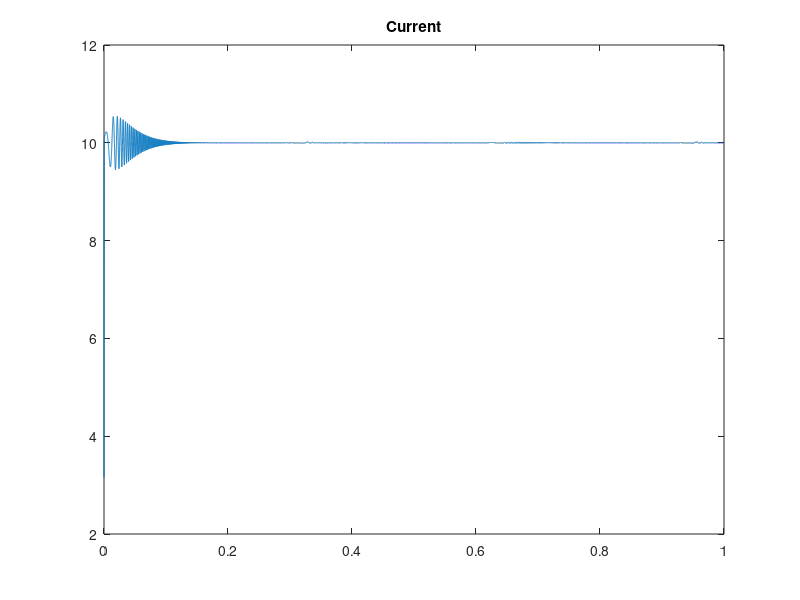
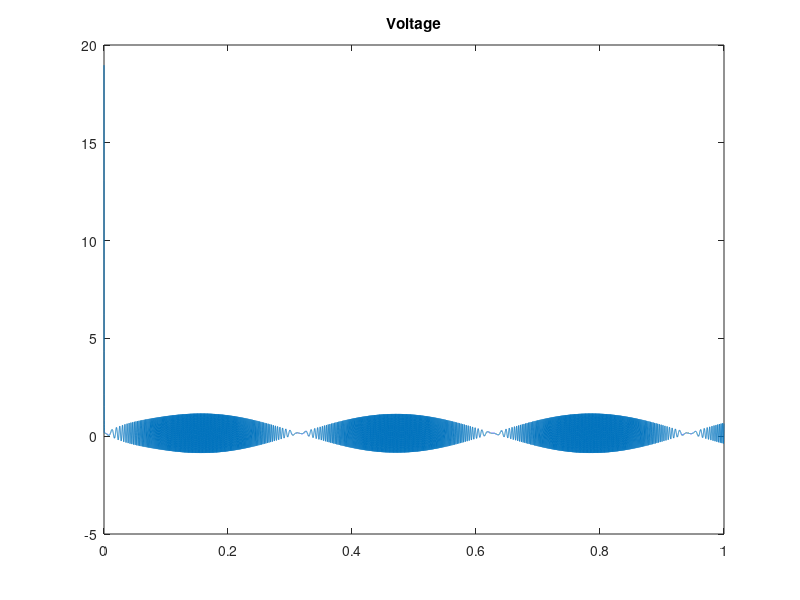
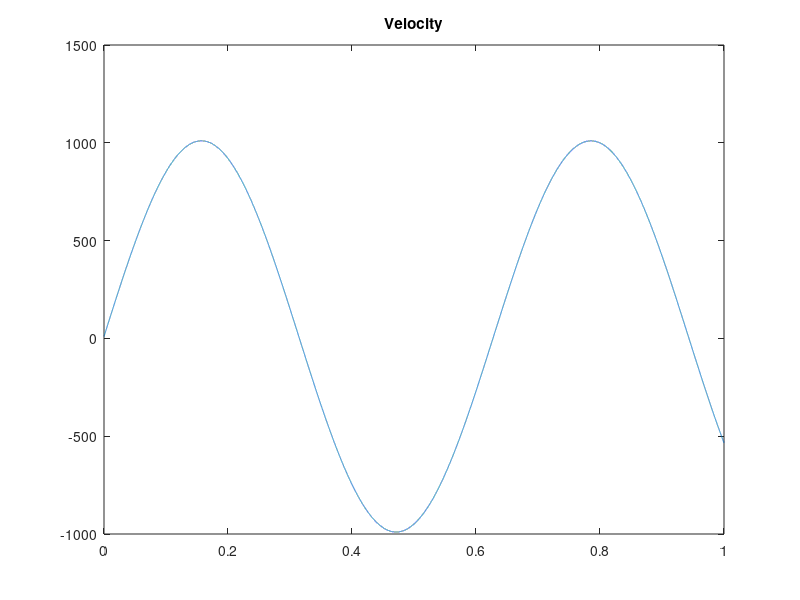
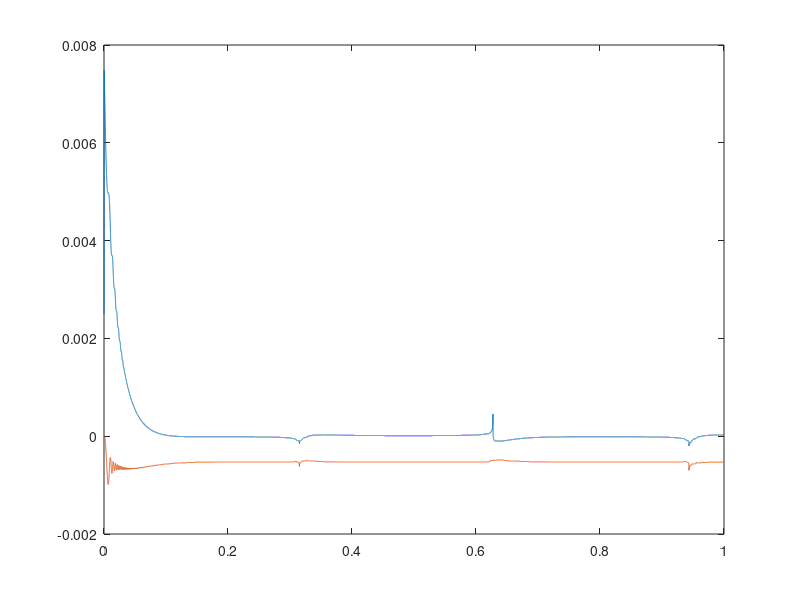

Here is the MATLAB script that generated these plots, in order:
clear all;
l = 15e-5;
r = 15e-3;
dt = 25e-6;

h = 5;
a = .001;

ki = 1-exp(-r*dt/(l));
k = r*((pi/10)/(1-exp(-r*dt/l)));

k_afc = 100;
phi = 0;

i_int = 0;
pi_int = 0;
afc_int1 = 0;
afc_int2 = 0;

t_final = 1;
t = 0:dt:t_final;

i_ref = 10;
theta = 0;
thetadot = 10;
thetadotdot = 0;
i = 0;
v = 0;

i_vec = [];
v_vec = [];
theta_vec = [];
thetadot_vec = [];
afc_int_vec = [];

for x = 1:length(t);
    
    i_error = (i_ref - i)/thetadot;
    i_int = i_int + ki*i_error;
    afc_int1 = afc_int1 + dt*k_afc*cos(h*theta + phi)*i_error;
    afc_int2 = afc_int2 + dt*k_afc*sin(h*theta + phi)*i_error;
    afc_ref = cos(h*theta)*afc_int1 + sin(h*theta)*afc_int2;
    
    
    pi_error = i_ref + thetadot*afc_ref - i;
    pi_int = pi_int + pi_error*ki;
    v_control = k*(pi_error + pi_int) + 0*afc_ref;
    
    v_dist = a*thetadot*sin(h*theta);
    %v_control = k*(i_error + i_int);
    %v_control = 0;
    v = v_control + v_dist;
    
    didt = (v - r*i)/l;
    i  = i + dt*didt;
    thetadot = 10 + 1000*sin(10*t(x));%thetadot + dt*thetadotdot;
    theta = theta + dt*thetadot;
    
    i_vec(x) = i;
    v_vec(x) = v_control;
    theta_vec(x) = theta;
    thetadot_vec(x) = thetadot;
    afc_int_vec(x,:) = [afc_int1, afc_int2];
end


figure;plot(t, i_vec); title('Current');
figure;plot(t, v_vec); title('Voltage');
figure;plot(t, thetadot_vec); title('Velocity');
figure;plot(t, afc_int_vec);